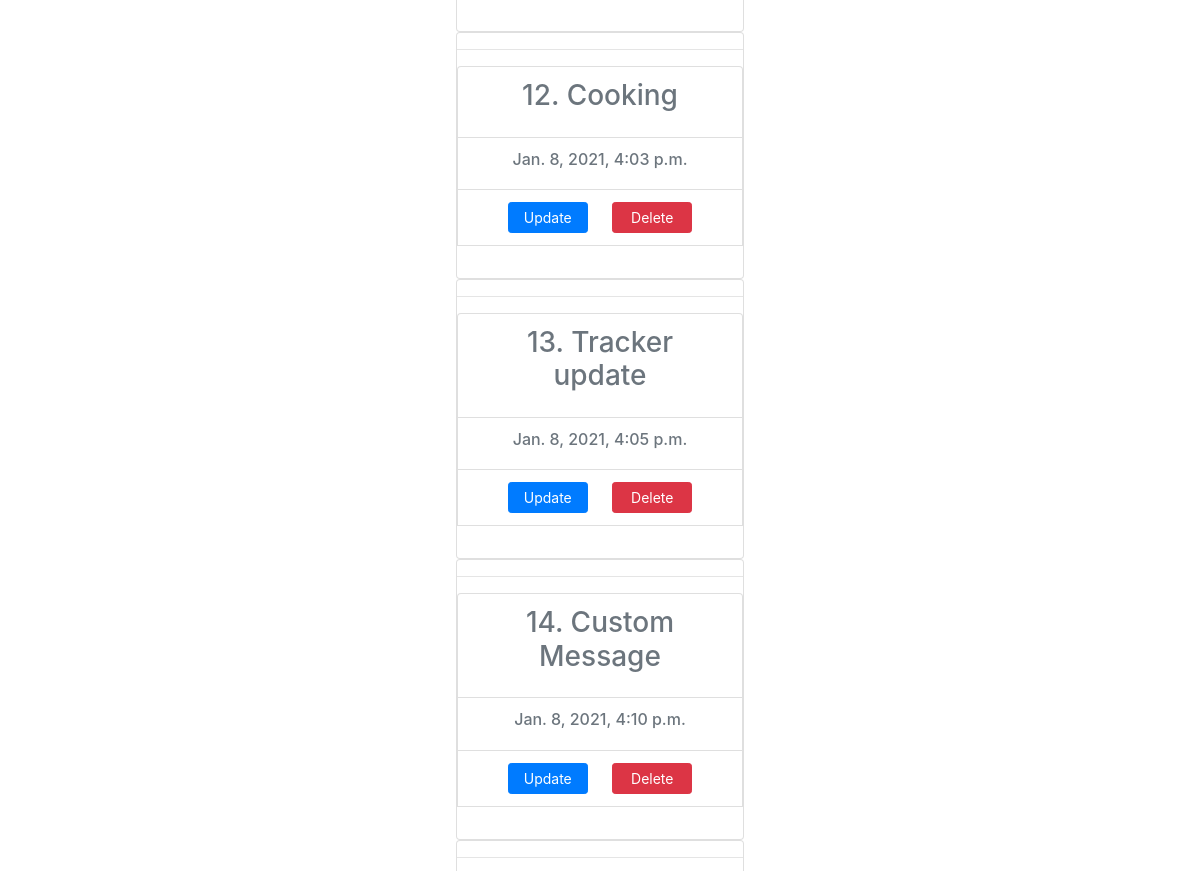
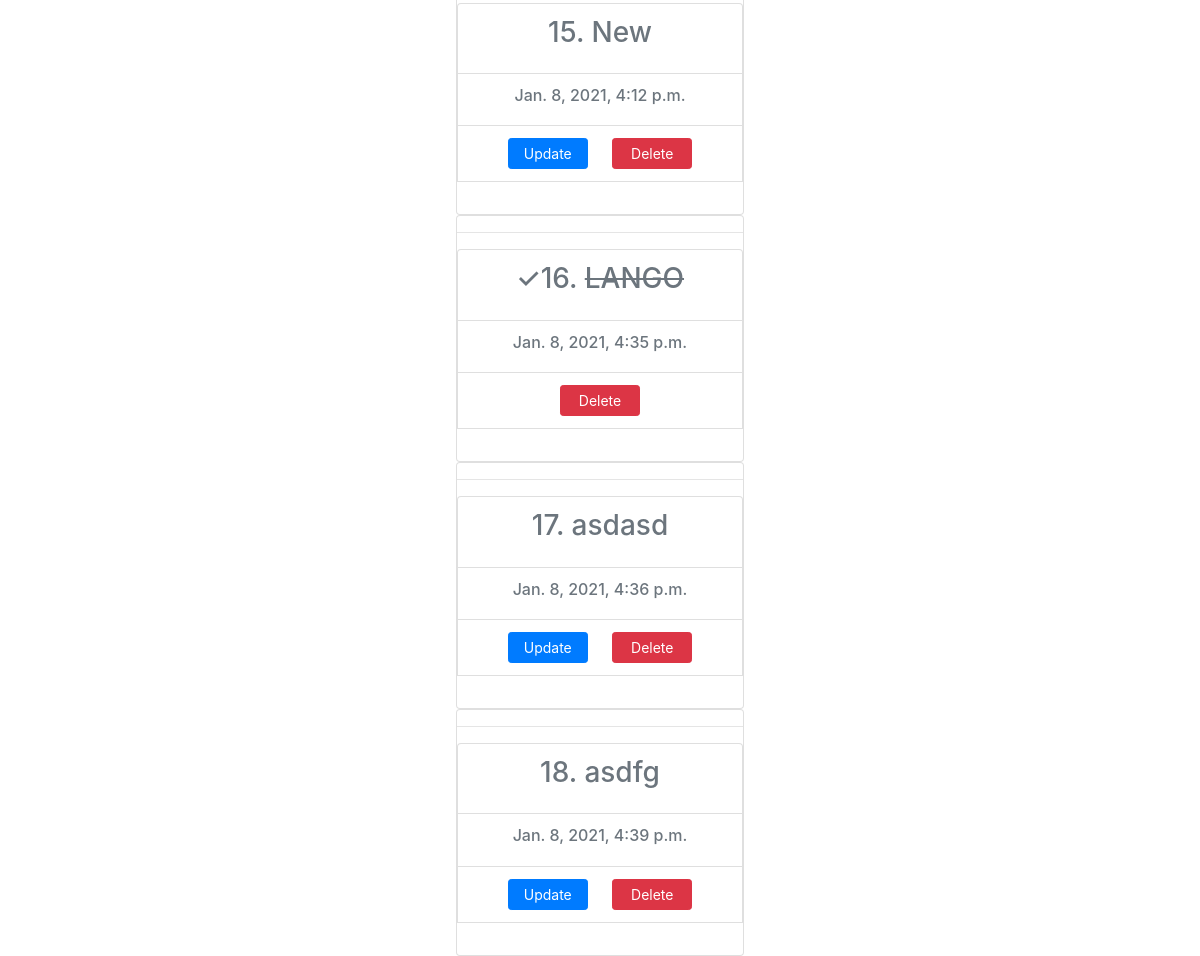
The app's page / (lower part), older data (2 pictures, top to bottom).
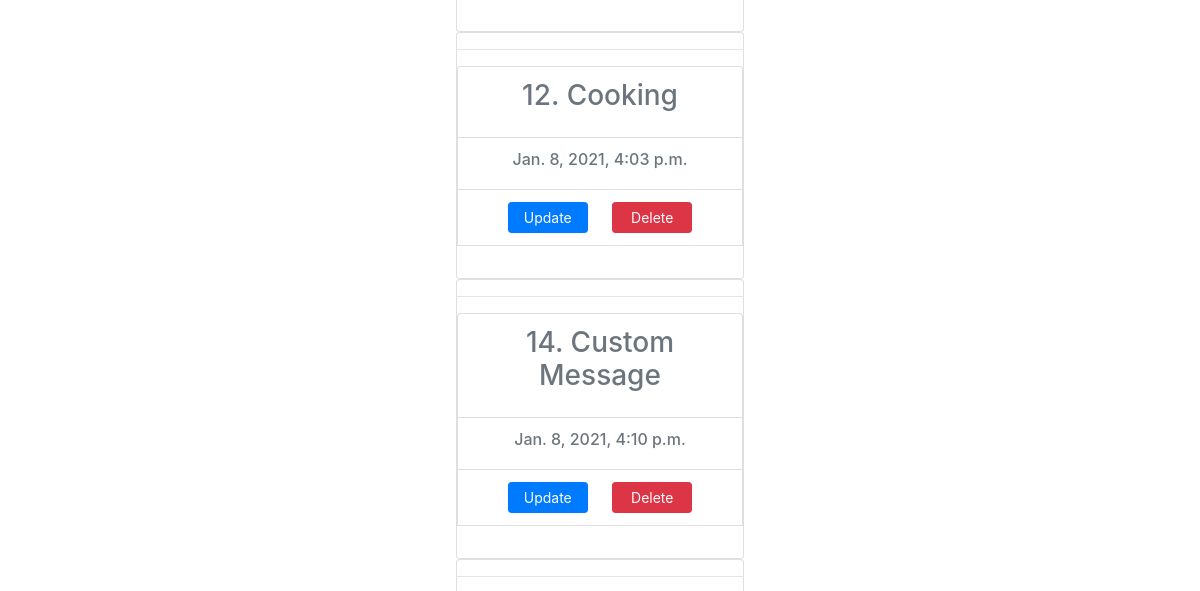
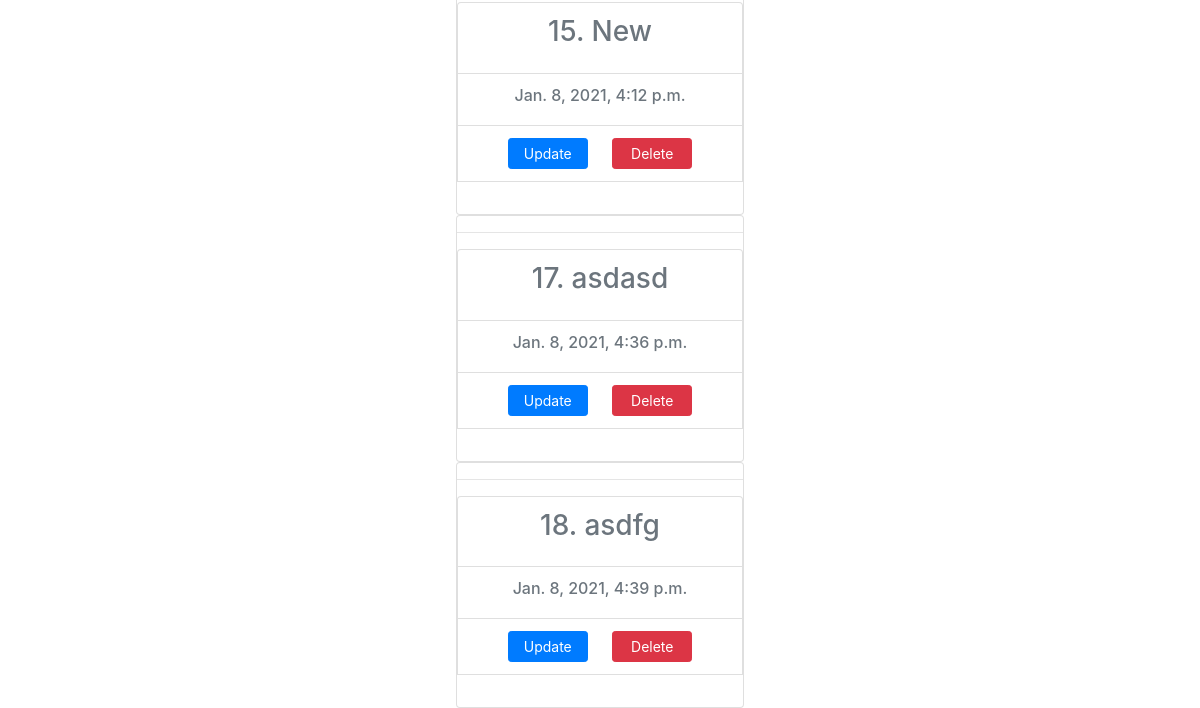
The same page, newer data (2 pictures, top to bottom).
### TaskApp/models.py (models this page shows)
class Task(models.Model):
    title = models.CharField(max_length=100)
    completed = models.BooleanField(default=False)
    created = models.DateTimeField(auto_now_add=True, null=False)
    def __str__(self):
        return self.title

### TaskApp/views.py (the view)
# urls.py: path('', views.index, name='index'),
def index(request):
    all_tasks = Task.objects.all()
    form = TaskForm()
    if request.method == "POST":
        form = TaskForm(request.POST)
        if form.is_valid():
            my_task = form.save()
            messages.success(request, f"{my_task} Added!")
        return redirect("/")
    context = {
        'all_tasks': all_tasks,
        'form': form,
        'title': 'Manage Tasks',
        'heading': 'Task Management'
    }
    return render(request, 'TaskApp/index.html', context)

### TaskApp/templates/TaskApp/index.html (shortened to what this page needs)
<!DOCTYPE html>
<html lang="en">
<head>
<link rel="stylesheet" href="https://maxcdn.bootstrapcdn.com/bootstrap/4.0.0/css/bootstrap.min.css">    <meta name="viewport" content="width=device-width, initial-scale=1">
</head>
<body>
<center>
<br>
<br>
{% for task in all_tasks %}
    <div class="card" style="width: 18rem;">
        <hr />
      <ul class="list-group list-group- flush">
    {% if task.completed == False %}
        <li class="list-group-item">
            <h3 class="card-title text-secondary">{{task.id}}. {{ task }}</h3>
        </li>
        <li class="list-group-item">
            <h6 class="text-muted">{{ task.created }}</h6>
        </li>
        <li class="list-group-item">
            <a href="{% url 'update' task.id %}" class="card-link btn btn-primary btn-sm text-white"
               style="width:80px;">
                Update
            </a>
            <a href="{% url 'delete' task.id %}" class="card-link btn btn-danger btn-sm text-white"
               style="width:80px;">
                Delete
            </a>
        </li>
    {% else %}
        <li class="list-group-item">
            <h3 class="card-title text-secondary">&check;{{task.id}}. <strike>{{ task }}</strike></h3>
        </li>
        <li class="list-group-item">
            <h6 class="text-muted">{{ task.created }}</h6>
        </li>
        <li class="list-group-item">
            <a href="{% url 'delete' task.id %}" class="card-link btn btn-danger btn-sm text-white"
               style="width:80px;">
                Delete
            </a>
        </li>
    {% endif %}
      </ul>
    </div>
{% endfor %}
</center>
</body>
</html>

Row changes from the older to the newer data that the page shows:
removed Task: id "13", title "Tracker update", created "Jan. 8, 2021, 4:05 p.m."
removed Task: id "16", title "LANGO", created "Jan. 8, 2021, 4:35 p.m."
